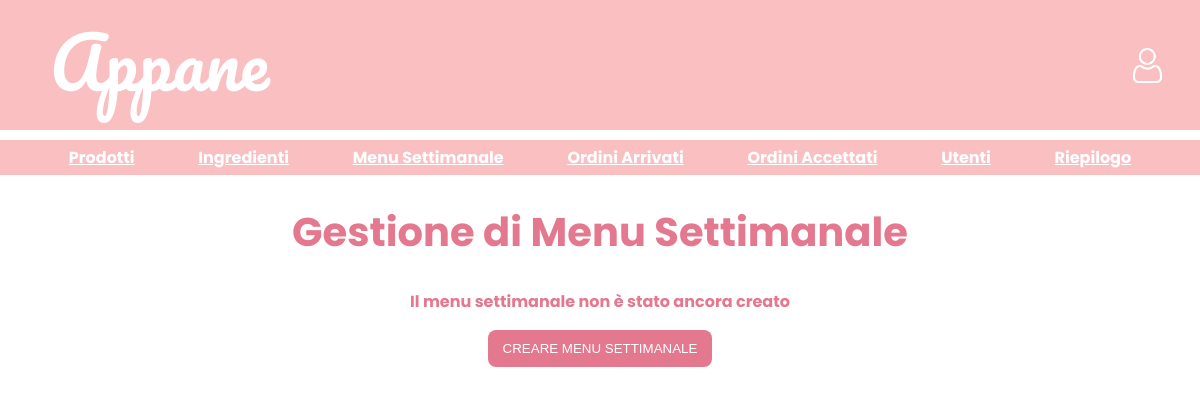
Before: /BACK/managementWeeklyMenu/managementWeeklyMenu.php with the older database file.
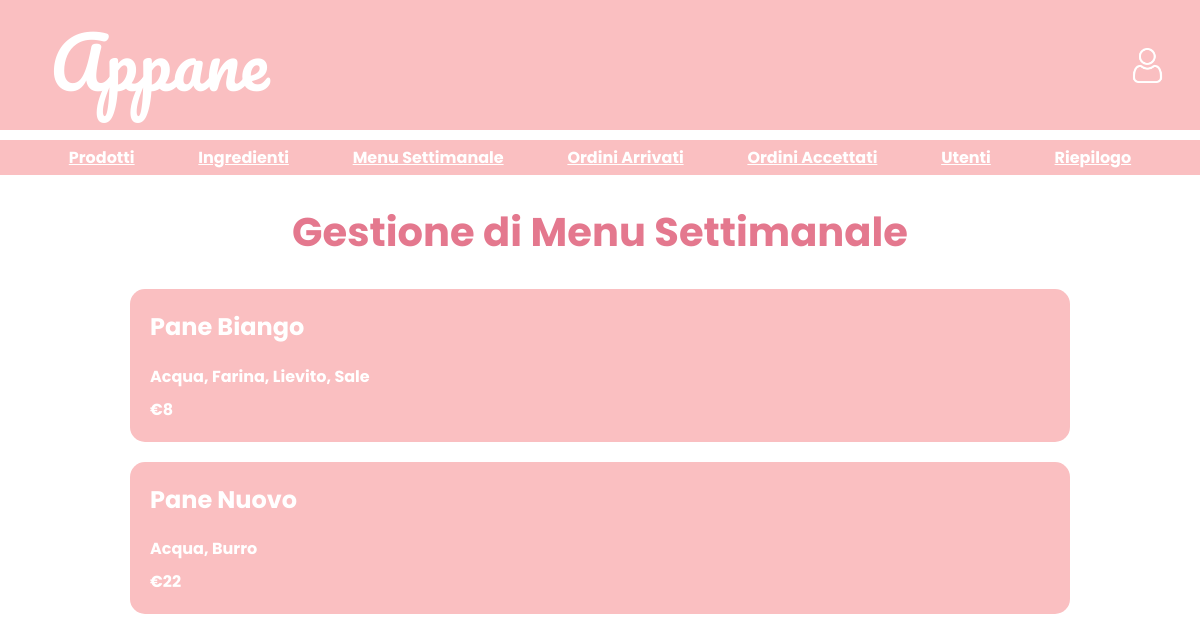
After: the same page with the newer database file.
### tables this page shows
CREATE TABLE `tmenu` (
  `idProdotto` int(11) DEFAULT NULL
);

CREATE TABLE `tprodotto` (
  `id` int(11) NOT NULL,
  `nome` varchar(255) NOT NULL,
  `prezzo` float NOT NULL
);

### BACK/managementWeeklyMenu/managementWeeklyMenu.php (the view, shortened to what this page needs)
<?php
require('../../includes/db.php');
include('../header.php');
function creaProd( $nome, $ingredienti, $prezzo)
{
    $string_ingredienti = implode(', ', $ingredienti);
    return "<div class='prodotto'>
                <div>
                    <h2>$nome</h2>
                </div>
                <p>$string_ingredienti</p>
                <p>€$prezzo</p>
            </div>";
}
?>
<!DOCTYPE html>
<html lang="it">
<head>
    <link rel="stylesheet" href="../../grafica/style.css?v=<?php echo time();?>">
</head>
<body>
    <div class="main-content">
        <h1>Gestione di Menu Settimanale</h1>
        <div class="menu">
            <?php
            $sqlMenu = "SELECT idProdotto FROM tmenu";
            $resultMenu = $conn->query($sqlMenu);
            if ($resultMenu->num_rows > 0) {
                while($rowIdProd = $resultMenu->fetch_assoc()){
                    $stmtProd = $conn->prepare("SELECT nome, prezzo FROM tprodotto WHERE id = ?");
                    $stmtProd->bind_param("i", $rowIdProd["idProdotto"]);
                    $stmtProd->execute();
                    $resultProd = $stmtProd->get_result();
                    if($resultProd->num_rows===1){
                        $rowProd = $resultProd->fetch_assoc();
                        $stmtIng = $conn->prepare("SELECT idIngrediente FROM tricetta WHERE idProdotto = ?");
                        $stmtIng->bind_param("i", $rowIdProd["idProdotto"]);
                        $stmtIng->execute();
                        $resultI = $stmtIng->get_result();
                        $ingredienti = [];
                        while ($rowI = $resultI->fetch_assoc()) {
                            $stmt = $conn->prepare("SELECT nome FROM tingrediente WHERE id = ?");
                            $stmt->bind_param("i", $rowI['idIngrediente']);
                            $stmt->execute();
                            $result = $stmt->get_result();
                            if($result->num_rows===1){
                                $ingredienti[] = $result->fetch_assoc()["nome"];
                            }
                        }
                        sort($ingredienti);
                        echo creaProd( $rowProd["nome"], $ingredienti,  $rowProd["prezzo"]);
                    }
                }
            } else {
                echo '<p > Il menu settimanale non è stato ancora creato </p>
                    <button  class="btn" title="Crea menu settimanale"
                    onclick="openModal(\'modalCreateWeeklyMenu.php\')">CREARE MENU SETTIMANALE</button>';
            }
            ?>
        </div>
    </div>
</body>
</html>

Changed rows visible on the page:
added tmenu: idProdotto.nome "Pane Biango", string_ingredienti "Acqua, Farina, Lievito, Sale", idProdotto.prezzo "8"
added tmenu: idProdotto.nome "Pane Nuovo", string_ingredienti "Acqua, Burro", idProdotto.prezzo "22"
Other visible differences:
text no longer shown: "Il menu settimanale non è stato ancora creato CREARE MENU SETTIMANALE"
